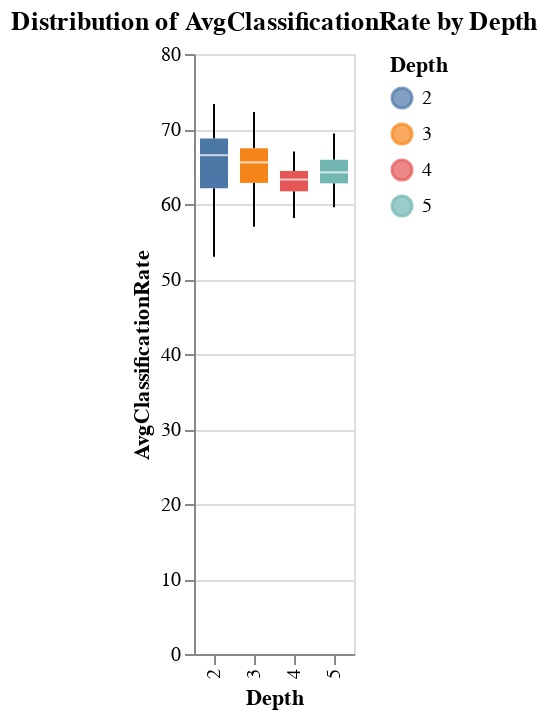

Notebook code cell kept with this figure:
### Code cell
chart = alt.Chart(df).mark_boxplot().encode(
    x='Depth:N',
    y='AvgClassificationRate:Q',
    color='Depth:N'
).properties(
    title='Distribution of AvgClassificationRate by Depth'
)
chart

### Figure 1 — Vega-Lite specification as saved in the notebook (floating-point values rounded to 4 significant figures; data arrays with more than 128 entries replaced by an {"elided": "..."} marker saying what was removed)
{"config": {"view": {"continuousWidth": 300, "continuousHeight": 300}}, "data": {"name": "data-53a41ac746499b8a045c4ec0408bb457"}, "mark": {"type": "boxplot"}, "encoding": {"color": {"field": "Depth", "type": "nominal"}, "x": {"field": "Depth", "type": "nominal"}, "y": {"field": "AvgClassificationRate", "type": "quantitative"}}, "title": "Distribution of AvgClassificationRate by Depth", "$schema": "https://vega.github.io/schema/vega-lite/v5.20.1.json", "datasets": {"data-53a41ac746499b8a045c4ec0408bb457": {"elided": "297 records"}}}
